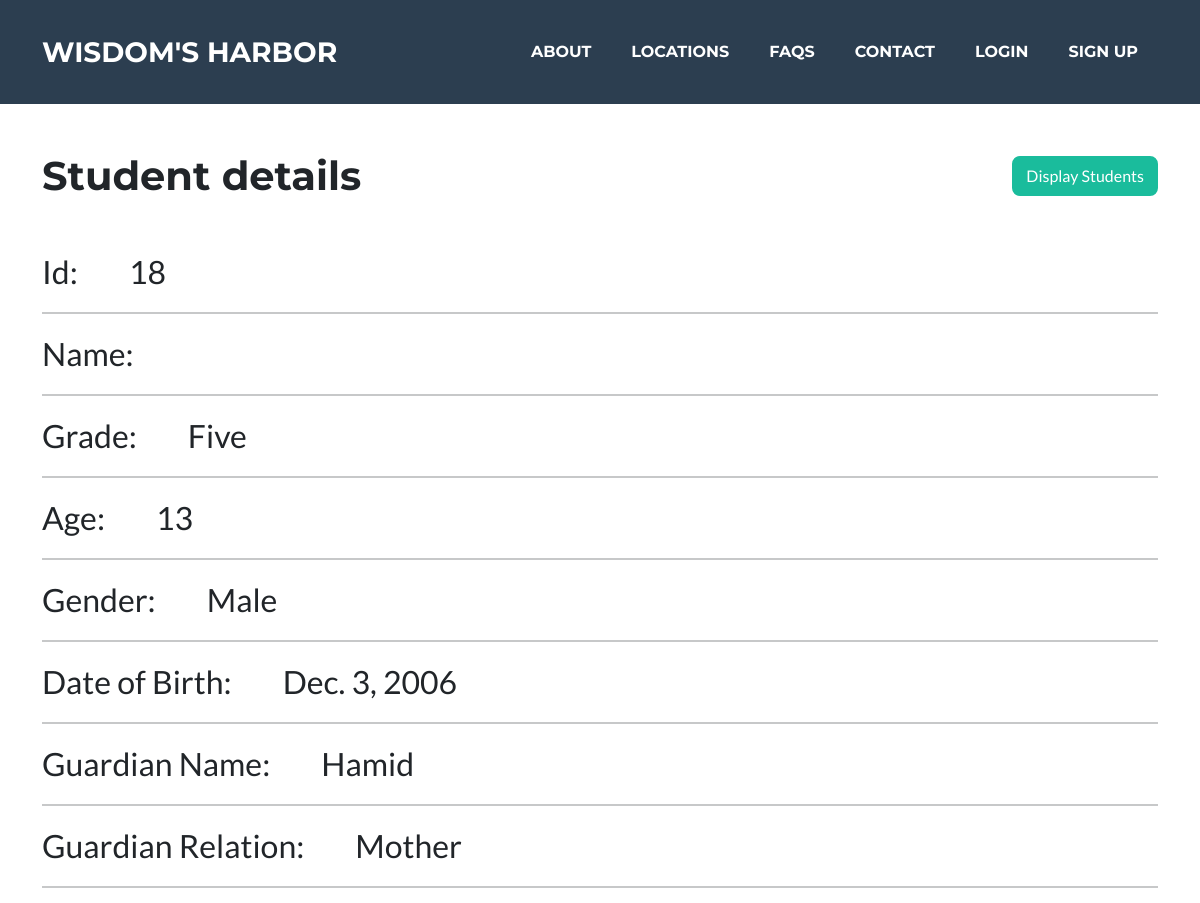
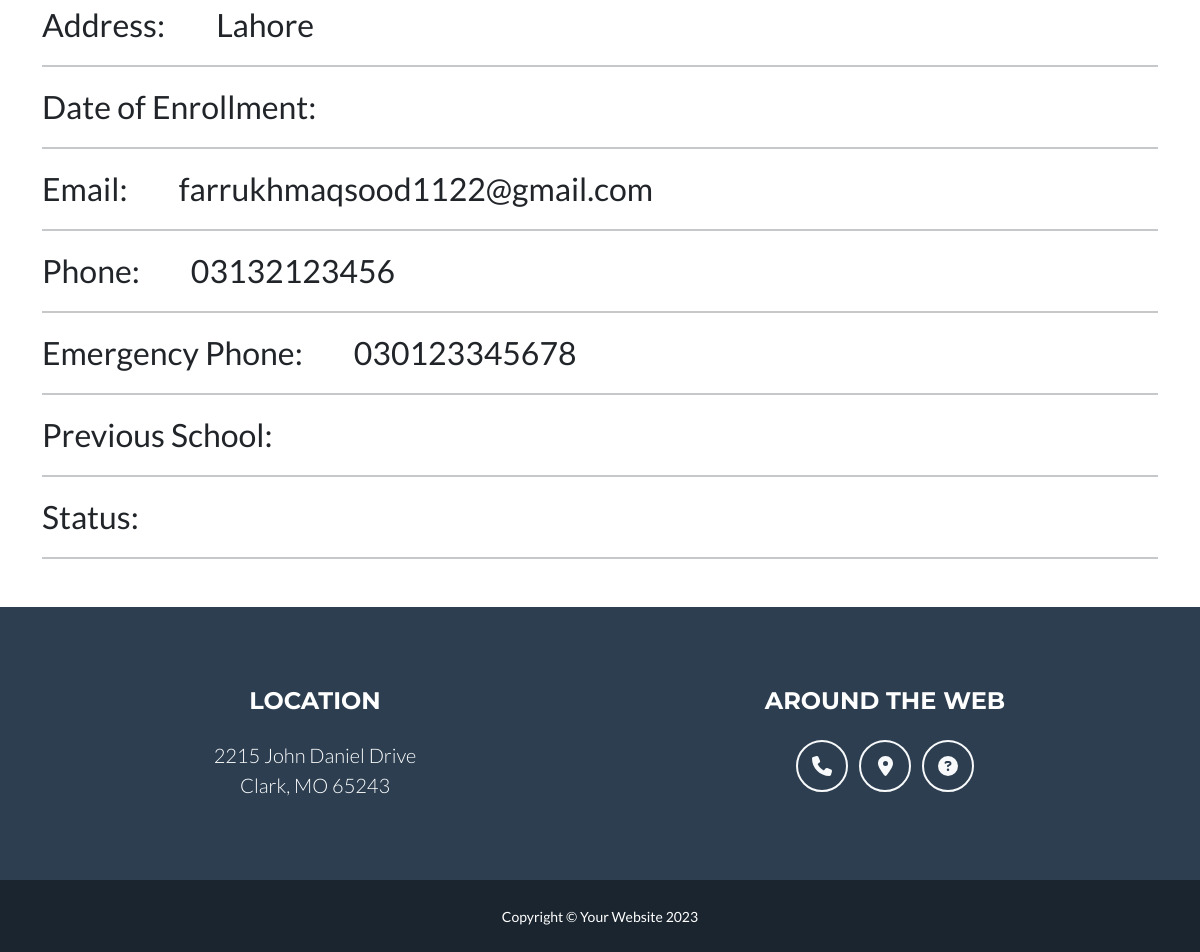
Page /student/requests/details/18/ on the committed database (2 pictures, top to bottom).
### school/models.py (models this page shows)
class StudentApplication(models.Model):
    first_name = models.CharField(max_length=255, default="Name")
    last_name = models.CharField(max_length=255, null=True, blank=True)
    username = models.CharField(max_length=255, default='')
    grade = models.ForeignKey(Grade, on_delete= models.CASCADE)
    age = models.IntegerField()
    gender = models.ForeignKey(Gender, on_delete=models.CASCADE)
    dob = models.DateField()
    guardian_name = models.CharField(max_length=255)
    guardian_relation = models.ForeignKey(GuardianRelation, on_delete=models.CASCADE)
    address = models.CharField(max_length=500)
    email = models.EmailField()
    phone = models.CharField(max_length=100)
    emergency_phone = models.CharField(max_length=100)
    previous_school = models.CharField(max_length=200, null=True, blank=True)
    is_registered = models.BooleanField(default=False)
    seen = models.BooleanField(default=False)

class Grade(models.Model):
    name = models.CharField(max_length=255)
    status = models.BooleanField(default=True)
    def __str__(self):
        return self.name

class Gender(models.Model):
    name = models.CharField(max_length=255)
    def __str__(self):
        return self.name

class GuardianRelation(models.Model):
    name = models.CharField(max_length=255)
    def __str__(self):
        return self.name

### school/views.py (the view)
# urls.py: path('student/requests/details/<int:id>/', views.student_request_details, name='student_request_details'),
def student_request_details(request, id):
    student = StudentApplication.objects.get(pk=id)
    return render(request, 'student_request_details.html', {'student': student})

### school/templates/student_request_details.html (shortened to what this page needs)
{% extends 'layout.html' %}
{% load static %}
{% block 'content' %}
<div class="container">
    <div class="d-flex align-items-center justify-content-between ">
        <h1 class="my-5">Student details</h1>
        <a href="{% url 'display_students' %}" class="btn btn-primary">Display Students</a>
    </div>
    <span class="fs-2 fw-medium">Id:</span>
    <span class="ms-5 fs-2">{{student.id}}</span>
    <hr>
    <span class="fs-2 fw-medium">Name:</span>
    <hr>
    <span class="fs-2 fw-medium">Grade:</span>
    <span class="ms-5 fs-2">{{student.grade}}</span>
    <hr>
    <span class="fs-2 fw-medium">Age:</span>
    <span class="ms-5 fs-2">{{student.age}}</span>
    <hr>
    <span class="fs-2 fw-medium">Gender:</span>
    <span class="ms-5 fs-2">{{student.gender}}</span>
    <hr>
    <span class="fs-2 fw-medium">Date of Birth:</span>
    <span class="ms-5 fs-2">{{student.dob}}</span>
    <hr>
    <span class="fs-2 fw-medium">Guardian Name:</span>
    <span class="ms-5 fs-2">{{student.guardian_name}}</span>
    <hr>
    <span class="fs-2 fw-medium">Guardian Relation:</span>
    <span class="ms-5 fs-2">{{student.guardian_relation}}</span>
    <hr>
    <span class="fs-2 fw-medium">Address:</span>
    <span class="ms-5 fs-2">{{student.address}}</span>
    <hr>
    <span class="fs-2 fw-medium">Date of Enrollment:</span>
    <hr>
    <span class="fs-2 fw-medium">Email:</span>
    <span class="ms-5 fs-2">{{student.email}}</span>
    <hr>
    <span class="fs-2 fw-medium">Phone:</span>
    <span class="ms-5 fs-2">{{student.phone}}</span>
    <hr>
    <span class="fs-2 fw-medium">Emergency Phone:</span>
    <span class="ms-5 fs-2">{{student.emergency_phone}}</span>
    <hr>
    <span class="fs-2 fw-medium">Previous School:</span>
    <hr>
    <span class="fs-2 fw-medium">Status:</span>
    <hr>
</div>
{% endblock %}

### rows in the picture
StudentApplication: id "18", grade "Five", age "13", gender "Male", dob "Dec. 3, 2006", guardian_name "Hamid", guardian_relation "Mother", address "Lahore", email "farrukhmaqsood1122@gmail.com", phone "03132123456", emergency_phone "030123345678"
